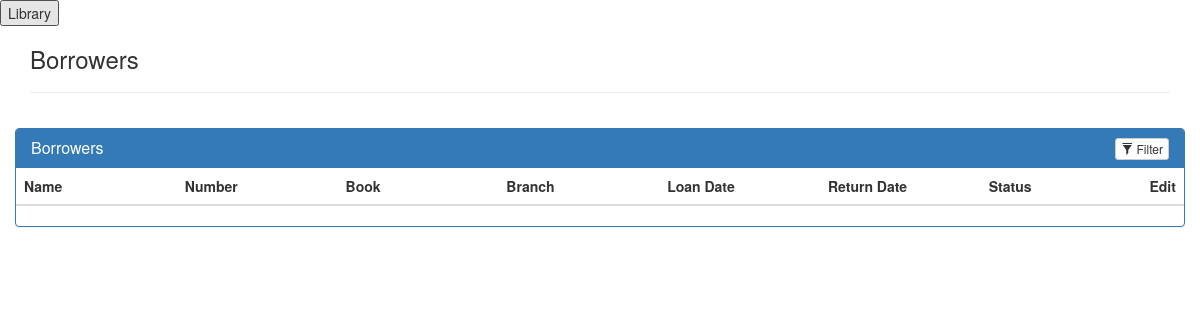
Before: /view_borrowers/ with the older database file.
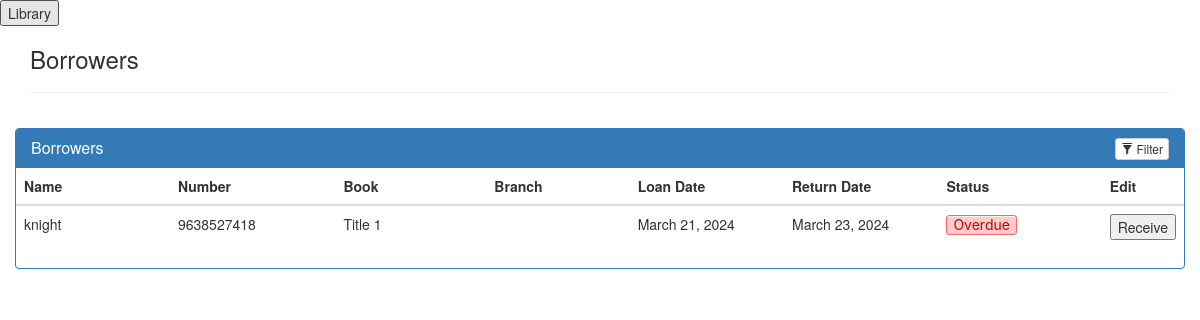
After: the same page with the newer database file.
### main/models.py (models this page shows, shortened)
class Borrower(models.Model):
    borrower_name = models.CharField(max_length=30)
    borrower_number = models.IntegerField(
        null=True,
        validators=[
            MaxValueValidator(9999999999),
            MinValueValidator(6000000000)
        ]
    )
    loan_date = models.DateField()
    return_date = models.DateField(null=True, blank=True)
    book = models.ForeignKey(Book, on_delete=models.CASCADE)
    branch = models.ForeignKey(Library_Branch, on_delete=models.CASCADE, null=True)

class Book(models.Model):
    title = models.CharField(max_length=100)
    author = models.ForeignKey(Book_Author, on_delete=models.CASCADE)
    publisher = models.ForeignKey(Book_Publisher, on_delete=models.CASCADE)
    branch = models.ForeignKey(Library_Branch, on_delete=models.CASCADE)
    published_year = models.PositiveIntegerField(
        default=timezone.now().year,
        validators=[
            MaxValueValidator(2024),
            MinValueValidator(1950)
        ]
    )
    num_copies = models.IntegerField(default=1, validators=[MinValueValidator(0)])

### main/views.py (the view)
# urls.py: path('view_borrowers/', view_borrowers, name='view_borrowers'),
def view_borrowers(request):
    borrowers = Borrower.objects.all()
    current_date = timezone.now().date()  # Get current date in server's timezone
    return render(request, 'view_borrowers.html', {
        'borrowers': borrowers,
        'current_date': current_date,  # Pass current date to the template
    })

### templates/view_borrowers.html (shortened to what this page needs)
<!DOCTYPE html>
<html lang="en">
<head>
    <link href="//netdna.bootstrapcdn.com/bootstrap/3.1.0/css/bootstrap.min.css" rel="stylesheet" id="bootstrap-css">
</head>
<body>
    <button onclick="redirectToPage()">Library</button>
    <div class="container">
        <h3>Borrowers</h3>
        <hr>
        <div class="row">
            <div class="panel panel-primary filterable">
                <div class="panel-heading">
                    <h3 class="panel-title">Borrowers</h3>
                    <div class="pull-right">
                        <button class="btn btn-default btn-xs btn-filter"><span
                                class="glyphicon glyphicon-filter"></span> Filter</button>
                    </div>
                </div>
                <div style="min-height: auto; max-height: 400px; overflow-y: auto;">
                    <table class="table">
                        <thead>
                            <tr class="filters">
                                <th><input type="text" class="form-control" placeholder="Name" disabled></th>
                                <th><input type="text" class="form-control" placeholder="Number" disabled></th>
                                <th><input type="text" class="form-control" placeholder="Book" disabled></th>
                                <th><input type="text" class="form-control" placeholder="Branch" disabled></th>
                                <th><input type="text" class="form-control" placeholder="Loan Date" disabled></th>
                                <th><input type="text" class="form-control" placeholder="Return Date" disabled></th>
                                <th><input type="text" class="form-control" placeholder="Status" disabled></th>
                                <th>Edit</th>
                            </tr>
                        </thead>
                        <tbody>
                            {% for borrower in borrowers %}
                            <tr>
                                <td>{{ borrower.borrower_name }}</td>
                                <td>{{ borrower.borrower_number }}</td>
                                <td>{{ borrower.book.title }}</td>
                                <td>{{ borrower.branch.branch_name }}</td>
                                <td>{{ borrower.loan_date }}</td>
                                <td>{{ borrower.return_date }}</td>
                                <td>
                                    {% if borrower.return_date > current_date %}
                                    <button class="button-8 green" disabled>Under Due</button>
                                    {% else %}
                                    <button class="button-8 red" disabled>Overdue</button>
                                    {% endif %}
                                </td>
                                <td>
                                    <form action="{% url 'receive_book' borrower.id %}" method="POST">
                                        <button type="submit">Receive</button>
                                    </form>
                                </td>
                            </tr>
                            {% endfor %}
                        </tbody>
                    </table>
                </div>
            </div>
        </div>
    </div>
</body>
</html>

Changed rows visible on the page:
added Borrower: borrower_name "knight", borrower_number "9638527418", book "Title 1", loan_date "March 21, 2024", return_date "March 23, 2024", shows "Overdue"
